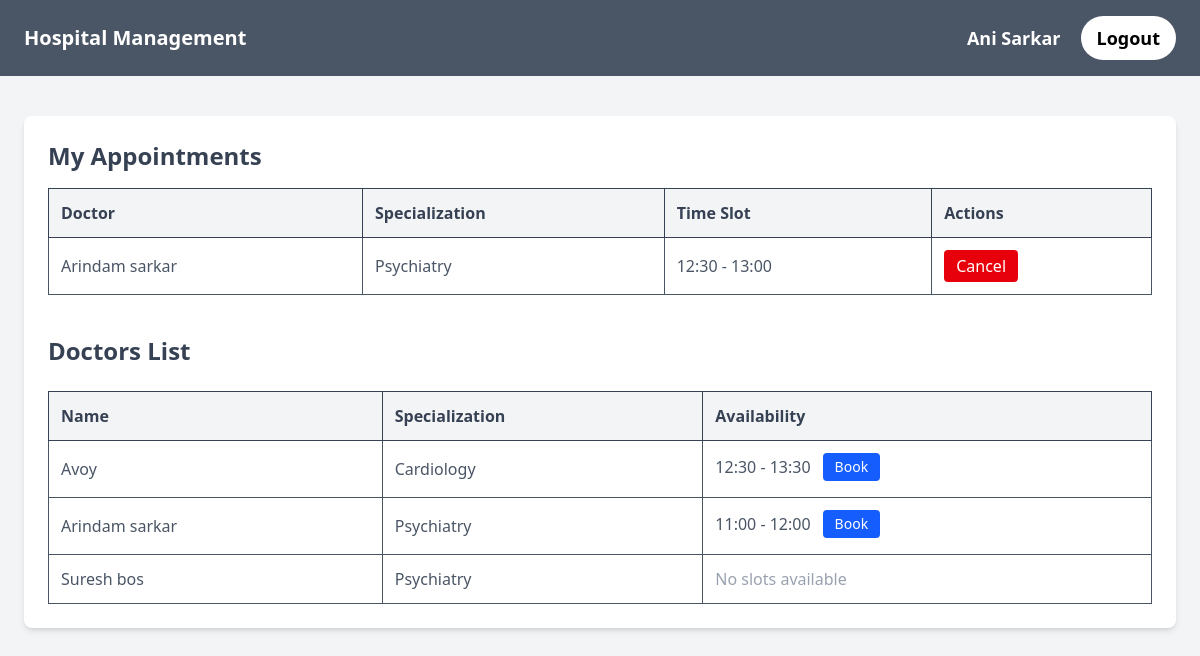
The app's page / (signed in) with its own data.
### accounts/models.py (models this page shows, shortened)
class CustomUser(AbstractUser):
    role_choices = [
        ('doctor', 'Doctor'),
        ('patient', 'Patient')
    ]
    username = None     # By passing username
    phone = models.CharField(max_length=10, unique=True)
    role = models.CharField(choices=role_choices, default='patient', max_length=7)
    USERNAME_FIELD = 'phone'
    REQUIRED_FIELDS = ['email', 'role']
    objects = UserManager()

### core/models.py (models this page shows, shortened)
class BaseModel(models.Model):
    id = models.UUIDField(default=uuid.uuid4, primary_key=True, editable=False)
    created_at = models.DateTimeField(auto_now_add=True)
    modified_at = models.DateTimeField(auto_now=True)
    class Meta:
        abstract = True

class Appointment(BaseModel):
    patient = models.ForeignKey(to=Patient, on_delete=models.CASCADE, related_name='patient_to_appointment')
    appointment_slot = models.OneToOneField(to=TimeSlot, on_delete=models.CASCADE, related_name='timeslot_to_appointment')

class TimeSlot(BaseModel):
    doctor = models.ForeignKey(to=Doctor, on_delete=models.CASCADE, related_name='doctor_to_timeslot')
    time_start = models.TimeField()
    time_end = models.TimeField()

class Doctor(BaseModel):
    user = models.OneToOneField(to=User, on_delete=models.CASCADE, related_name='user_to_doctor')
    specialization = models.ForeignKey(to=Specialization, on_delete=models.CASCADE, default='', blank=True, null=True)
    def available_slots(self):
        return self.doctor_to_timeslot.filter(timeslot_to_appointment__isnull=True)

class Specialization(BaseModel):
    name = models.CharField(max_length=50, unique=False)

### core/views.py (the view)
# urls.py: path('', views.home, name="homepage"),
@login_required
def home(request):
    doctors = Doctor.objects.all()
    specializations = Specialization.objects.all()
    time_slots = None
    appointments = None
    if request.user.role == "doctor":    # If doctor only then search
        doctor_lookup = get_object_or_404(Doctor, user=request.user)
        time_slots = TimeSlot.objects.filter(doctor=doctor_lookup)
        appointments = Appointment.objects.filter(appointment_slot__doctor = doctor_lookup)     # For doctors
    else:
        patient_lookup = get_object_or_404(Patient, user=request.user)
        appointments = Appointment.objects.filter(patient=patient_lookup)       # For patients
    data = {
        "doctors":doctors,
        "specializations":specializations,
        "timings":time_slots,
        "appointments":appointments,
    }
    return render(request, "home.html", data)

### core/templates/home.html (shortened to what this page needs)
{% extends 'base.html' %}
{% block body %}
{% if user.role == "patient" %}
    <div class="max-w-6xl mx-auto mt-10 bg-white shadow-md rounded-lg p-6">
        <h2 class="text-2xl font-semibold mb-4 text-gray-700">My Appointments</h2>
        <div class="overflow-x-auto mb-10">
            <table class="w-full border border-gray-200">
                <thead class="bg-gray-100 text-left text-gray-700">
                    <tr>
                        <th class="p-3 border">Doctor</th>
                        <th class="p-3 border">Specialization</th>
                        <th class="p-3 border">Time Slot</th>
                        <th class="p-3 border">Actions</th>
                    </tr>
                </thead>
                <tbody class="text-gray-600">
                {% for appointment in appointments %}
                    <tr class="hover:bg-gray-50">
                        <td class="p-3 border">
                            {{ appointment.appointment_slot.doctor.user.first_name }}
                            {{ appointment.appointment_slot.doctor.user.last_name }}
                        </td>
                        <td class="p-3 border">
                            {{ appointment.appointment_slot.doctor.specialization.name }}
                        </td>
                        <td class="p-3 border">
                            {{ appointment.appointment_slot.time_start|time:'H:i' }} - {{ appointment.appointment_slot.time_end|time:'H:i' }}
                        </td>
                        <td class="p-3 border">
                            <form action="{% url 'core:del_appointment' %}" method="post">
                                <button type="submit" class="bg-red-600 text-white px-3 py-1 rounded hover:bg-red-700 cursor-pointer">
                                    Cancel
                                </button>
                            </form>
                        </td>
                    </tr>
                {% empty %}
                    <tr>
                        <td colspan="4" class="text-center p-4 text-gray-500">No appointments booked</td>
                    </tr>
                {% endfor %}
                </tbody>
            </table>
        </div>
        <h2 class="text-2xl font-semibold mb-6 text-gray-700">Doctors List</h2>
        <div class="overflow-x-auto">
            <table class="w-full border border-gray-200">
                <thead class="bg-gray-100 text-left text-gray-700">
                    <tr>
                        <th class="p-3 border">Name</th>
                        <th class="p-3 border">Specialization</th>
                        <th class="p-3 border">Availability</th>
                    </tr>
                </thead>
                <tbody class="text-gray-600">
                {% for doctor in doctors %}
                    <tr class="hover:bg-gray-50">
                        <td class="p-3 border">
                            {{ doctor.user.first_name }} {{ doctor.user.last_name }}
                        </td>
                        <td class="p-3 border">
                            {{ doctor.specialization.name }}
                        </td>
                        <td class="p-3 border">
                            {% for slot in doctor.available_slots %}
                                <div class="flex items-center gap-3 mb-1">
                                    <span>{{ slot.time_start|time:'H:i' }} - {{ slot.time_end|time:'H:i' }}</span>
                                    <form action="{% url 'core:create_appointment' %}" method="post">
                                        <button type="submit"
                                            class="bg-blue-600 text-white text-sm px-3 py-1 rounded hover:bg-blue-700 cursor-pointer">
                                            Book
                                        </button>
                                    </form>
                                </div>
                            {% empty %}
                                <span class="text-gray-400">No slots available</span>
                            {% endfor %}
                        </td>
                    </tr>
                {% empty %}
                    <tr>
                        <td colspan="3" class="text-center p-4 text-gray-500">No doctors available</td>
                    </tr>
                {% endfor %}
                </tbody>
            </table>
        </div>
    </div>
{% endif %}
{% endblock %}

### core/templates/base.html (shortened to what this page needs)
{% load static %}
<!DOCTYPE html>
<html>
<head>
    {% load tailwind_tags %}
    {% tailwind_css %}
</head>
<body class="bg-gray-100 min-h-screen">
    <nav class="bg-gray-600 text-white px-6 py-4 flex justify-between items-center">
        <h1 class="text-xl w-max font-semibold">
            Hospital Management
        </h1>
        <div class="w-max text-lg font-semibold flex flex-row items-center gap-5">
            {% if request.user.is_authenticated %}
                {{ request.user.first_name }} {{ request.user.last_name }}
                <form action="{% url 'logout' %}" method="post">
                    <button type="submit" class="text-black bg-white w-max px-4 py-2 m-0 rounded-full font-semibold">Logout</button>
                </form>
            {% endif %}
        </div>
    </nav>
    {% block body %}
    {% endblock %}
    {% load static %}
</body>
</html>

### records on screen
CustomUser: user.first_name "Ani", user.last_name "Sarkar"
Appointment: appointment_slot.doctor.user.first_name "Arindam", appointment_slot.doctor.user.last_name "sarkar", appointment_slot.doctor.specialization.name "Psychiatry", appointment_slot.time_start "12:30", appointment_slot.time_end "13:00"
Doctor: user.first_name "Avoy", specialization.name "Cardiology"
TimeSlot: time_start "12:30", time_end "13:30"
Doctor: user.first_name "Arindam", user.last_name "sarkar", specialization.name "Psychiatry"
TimeSlot: time_start "11:00", time_end "12:00"
Doctor: user.first_name "Suresh", user.last_name "bos", specialization.name "Psychiatry"
